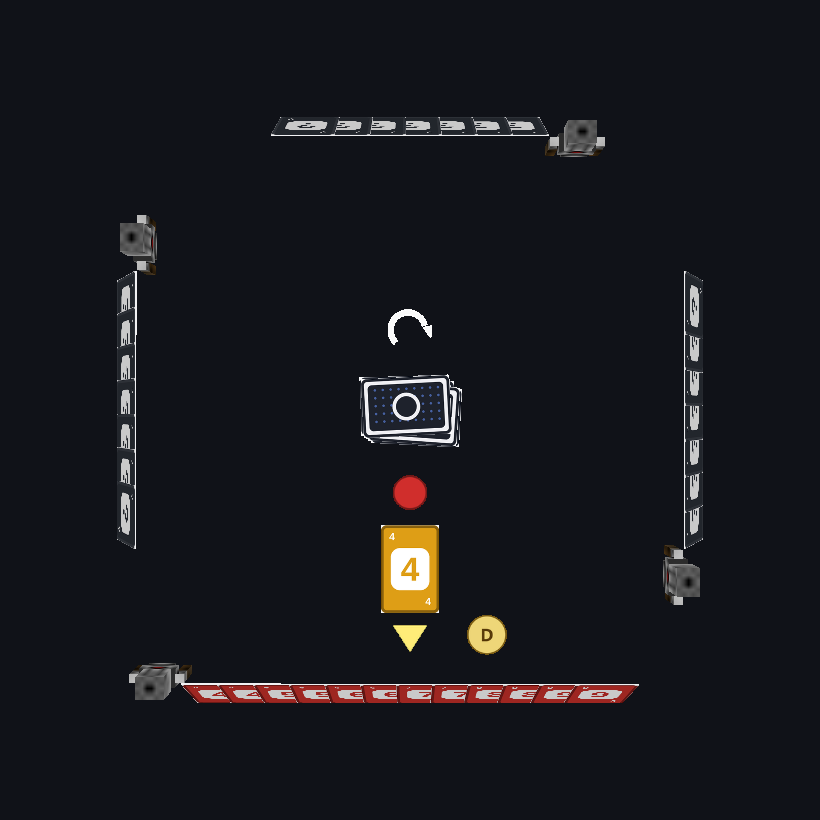

Python code for this plot:
# -*- coding: utf-8 -*-
"""俯视整桌：核对庄家徽记与回合箭头（同半径、靠右、不穿模）以及托管机器人的落点。"""
import os
import sys

sys.path.insert(0, os.path.dirname(os.path.abspath(__file__)))
import render_base as R
import render_uno as U

HERE = os.path.dirname(os.path.abspath(__file__))


def main():
    # 座位 1（南）的视角参数：庄家=南、行动方=南 → 回合箭头在正前方，徽记在其右手侧
    faces = U.scene(1, hands=[7, 12, 7, 7], discard=14, pile=5, controls=0,
                    dealer=2, actor=2, acolor=0, direction=0, seats=0x55, dseat=2,
                    btn_owner=2)
    for name, eye in (('_top_all.png', (0, 96, 0.1)),):
        img = R.render_textured(faces, eye, (0, 0, 0), W=820, H=820, fov=40)
        img.save(os.path.join(HERE, name))
    print('saved _top_all.png')


if __name__ == '__main__':
    main()
